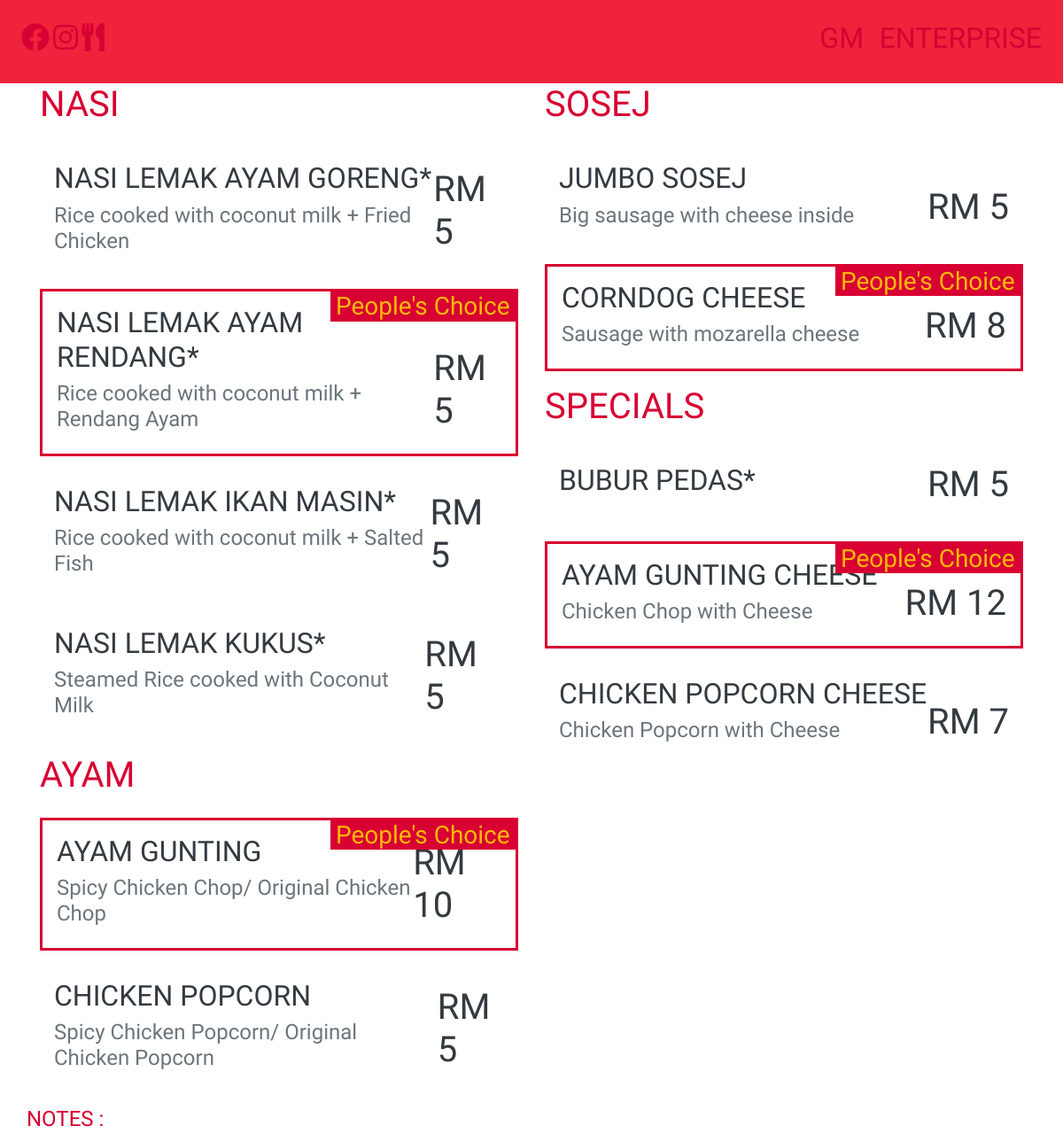
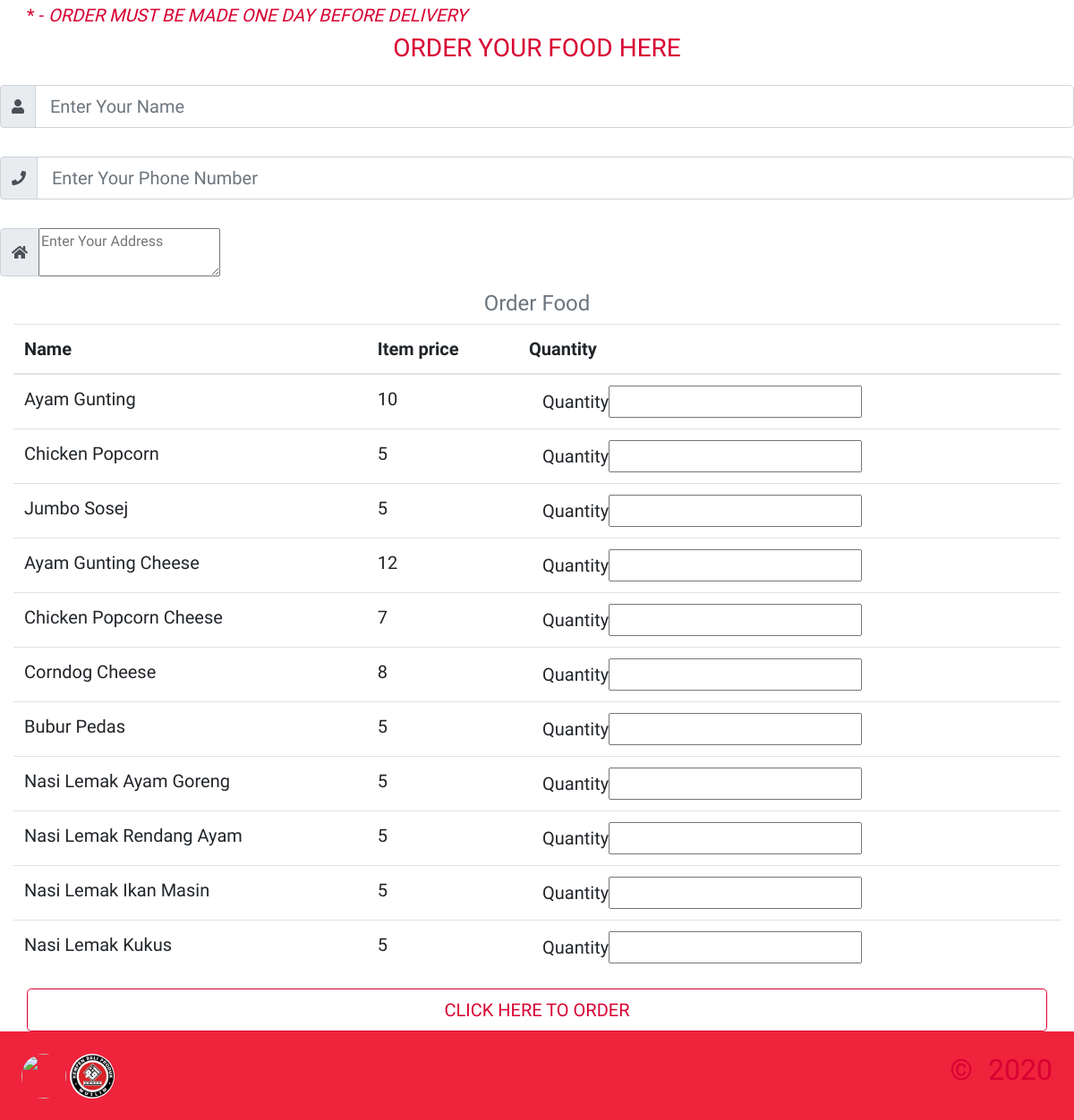
/orders.php, run on the app's committed database (2 pictures, top to bottom).
### tables this page shows
CREATE TABLE `food` (
  `id` int(20) NOT NULL,
  `name` varchar(255) NOT NULL,
  `price` int(20) NOT NULL
);

### orders.php (the view, shortened to what this page needs)
<?php
include 'connect.php';
include 'template-order.php';
?>
<!DOCTYPE html>
<html lang="en">
<head>
</head>
<body>
    <div>
        <h3 class="text-uppercase text-center primaryclr">Order your food here</h3>
        <div class="col s12">
            <form action="give-orders.php" method="post">
                <div class="row">
                    <div class="input-group my-3">
                                <div class="input-group-prepend">
                                    <span class="input-group-text" id="input-text">
                                        <i class="fas fa-user"></i>
                                    </span>
                                </div>
                                <input type="text" name="names" id="names" class="form-control form-control-lg" placeholder="Enter Your Name">
                            </div>
                            <div class="input-group my-3">
                                <div class="input-group-prepend">
                                    <span class="input-group-text" id="input-phone">
                                        <i class="fas fa-phone"></i>
                                    </span>
                                </div>
                                <input type="text" name="phone" id="phone" class="form-control form-control-lg" placeholder="Enter Your Phone Number">
                            </div>
                            <div class="input-group my-3">
                                <div class="input-group-prepend">
                                    <span class="input-group-text" id="input-address">
                                        <i class="fas fa-home"></i>
                                    </span>
                                </div>
                                <textarea name="address" id="address" placeholder="Enter Your Address"></textarea>
                            </div>
                    <div class="col s12 m4 l3">
                        <h4 class="text-capitalize text-center text-muted">Order food</h4>
                        <div class="tertiaryclr fnt-sze table-responsive">
                            <table id="data-cust" class="table display" cellspacing="0">
                                <thead>
                                    <tr>
                                        <th>Name</th>
                                        <th>Item price</th>
                                        <th>Quantity</th>
                                    </tr>
                                </thead>
                                <tbody>
                                    <?php
                                    $result = mysqli_query($conn, "SELECT * FROM food");
                                    while($row = mysqli_fetch_array($result))
                                    {
                                        echo '<tr><td>'.$row["name"].'</td><td>'.$row["price"].'</td>';
                                        echo '<td><div class="input-field col s12"><lable for='.$row["id"].' class="">Quantity</label>';
                                        echo '<input id="'.$row["id"].'" name="'.$row['id'].'" type="text" data-error=".errorTxt'.$row["id"].'"><div class="errorTxt'.$row["id"].'"></div></td></tr>';
                                    }
                                    ?>
                                </tbody>
                            </table>
                        </div>
                        <div class="input-field col s12">
                            <button type="submit" name="submit-order" class="btn btn-block btn-lg text-uppercase contact-btn">Click Here To Order</button>
                        </div>
                    </div>
                </div>
            </form>
        </div>
    </div>
</body>
<?php
include 'footer.php';
?>
</html>

### template-order.php (shortened to what this page needs)
<!DOCTYPE html>
<html lang="en">
<head>
    <link rel="stylesheet" href="css/bootstrap.min.css">
    <link rel="stylesheet" href="css/style.css">
    <link rel="stylesheet" href="magnific/magnific-popup.css">
    <link rel="stylesheet" href="https://stackpath.bootstrapcdn.com/font-awesome/4.7.0/css/font-awesome.min.css">
</head>
<body>
    <div class="container-fluid info p-3" id="top-icons">
        <div class="row">
            <div class="col d-flex justify-content-between align-items-baseline flex-wrap">
                <div class="info-icons p-2">
                    <a href="" class="mar-2 primaryclr"><i class="fab fa-facebook fa-2x"></i></a>
                    <a href="" class="mar-2 primaryclr"><i class="fab fa-instagram fa-2x"></i></a>
                    <a href="" class="mar-2 primaryclr"><i class="fas fa-utensils fa-2x"></i></a>
                </div>
                <h2 class="primaryclr p-2 text-capitalize">GM ENTERPRISE</h2>
            </div>
        </div>
    </div>
    <div class="container">
        <div class="row">
            <div class="col-md-6">
                <div class="row">
                    <div class="col">
                        <h1 class="primaryclr text-uppercase">Nasi</h1>
                    </div>
                </div>
                <div class="single-item d-flex justify-content-between my-3 p-3">
                    <div class="single-item-text">
                        <h2 class="text-uppercase text-dark">nasi lemak ayam goreng*</h2>
                        <h4 class="text-muted">Rice cooked with coconut milk + Fried Chicken</h4>
                    </div>
                    <div class="single-item-price align-self-end">
                        <h1 class="text-uppercase text-dark">RM 5</h1>
                    </div>
                </div>
                <div class="single-item d-flex justify-content-between my-3 p-3 special">
                    <div class="single-item-text">
                        <h2 class="text-uppercase text-dark">nasi lemak ayam rendang*</h2>
                        <h4 class="text-muted">Rice cooked with coconut milk + Rendang Ayam</h4>
                    </div>
                    <div class="single-item-price align-self-end">
                        <h1 class="text-uppercase text-dark">RM 5</h1>
                    </div>
                    <h3 class="special-text text-capitalize">people's choice</h3>
                </div>
                <div class="single-item d-flex justify-content-between my-3 p-3">
                    <div class="single-item-text">
                        <h2 class="text-uppercase text-dark">nasi lemak ikan masin*</h2>
                        <h4 class="text-muted">Rice cooked with coconut milk + Salted Fish</h4>
                    </div>
                    <div class="single-item-price align-self-end">
                        <h1 class="text-uppercase text-dark">RM 5</h1>
                    </div>
                </div>
                <div class="single-item d-flex justify-content-between my-3 p-3">
                    <div class="single-item-text">
                        <h2 class="text-uppercase text-dark">nasi lemak kukus*</h2>
                        <h4 class="text-muted">Steamed Rice cooked with Coconut Milk</h4>
                    </div>
                    <div class="single-item-price align-self-end">
                        <h1 class="text-uppercase text-dark">RM 5</h1>
                    </div>
                </div>
                <div class="row">
                    <div class="col">
                        <h1 class="primaryclr text-uppercase">ayam</h1>
                    </div>
                </div>
                <div class="single-item d-flex justify-content-between my-3 p-3 special">
                    <div class="single-item-text">
                        <h2 class="text-uppercase text-dark">ayam gunting</h2>
                        <h4 class="text-muted">Spicy Chicken Chop/ Original Chicken Chop</h4>
                    </div>
                    <div class="single-item-price align-self-end">
                        <h1 class="text-uppercase text-dark">RM 10</h1>
                    </div>
                    <h3 class="special-text text-capitalize">people's choice</h3>
                </div>
                <div class="single-item d-flex justify-content-between my-3 p-3">
                    <div class="single-item-text">
                        <h2 class="text-uppercase text-dark">chicken popcorn</h2>
                        <h4 class="text-muted">Spicy Chicken Popcorn/ Original Chicken Popcorn</h4>
                    </div>
                    <div class="single-item-price align-self-end">
                        <h1 class="text-uppercase text-dark">RM 5</h1>
                    </div>
                </div>
            </div>
            <div class="col-md-6">
                 <div class="row">
                    <div class="col">
                        <h1 class="primaryclr text-uppercase">sosej</h1>
                    </div>
                </div>
                <div class="single-item d-flex justify-content-between my-3 p-3">
                    <div class="single-item-text">
                        <h2 class="text-uppercase text-dark">jumbo sosej</h2>
                        <h4 class="text-muted">Big sausage with cheese inside</h4>
                    </div>
                    <div class="single-item-price align-self-end">
                        <h1 class="text-uppercase text-dark">RM 5</h1>
                    </div>
                </div>
                <div class="single-item d-flex justify-content-between my-3 p-3 special">
                    <div class="single-item-text">
                        <h2 class="text-uppercase text-dark">corndog cheese</h2>
                        <h4 class="text-muted">Sausage with mozarella cheese</h4>
                    </div>
                    <div class="single-item-price align-self-end">
                        <h1 class="text-uppercase text-dark">RM 8</h1>
                    </div>
                    <h3 class="special-text text-capitalize">people's choice</h3>
                </div>
                <div class="row">
                    <div class="col">
                        <h1 class="primaryclr text-uppercase">specials</h1>
                    </div>
                </div>
                <div class="single-item d-flex justify-content-between my-3 p-3">
                    <div class="single-item-text">
                        <h2 class="text-uppercase text-dark">bubur pedas*</h2>
                    </div>
                    <div class="single-item-price align-self-end">
                        <h1 class="text-uppercase text-dark">RM 5</h1>
                    </div>
                </div>
                <div class="single-item d-flex justify-content-between my-3 p-3 special">
                    <div class="single-item-text">
                        <h2 class="text-uppercase text-dark">ayam gunting cheese</h2>
                        <h4 class="text-muted">Chicken Chop with Cheese</h4>
                    </div>
                    <div class="single-item-price align-self-end">
                        <h1 class="text-uppercase text-dark">RM 12</h1>
                    </div>
                    <h3 class="special-text text-capitalize">people's choice</h3>
                </div>
                <div class="single-item d-flex justify-content-between my-3 p-3">
                    <div class="single-item-text">
                        <h2 class="text-uppercase text-dark">chicken popcorn cheese</h2>
                        <h4 class="text-muted">Chicken Popcorn with Cheese</h4>
                    </div>
                    <div class="single-item-price align-self-end">
                        <h1 class="text-uppercase text-dark">RM 7</h1>
                    </div>
                </div>
            </div>
            <strong class="primaryclr text-uppercase"><h4>Notes : </h4><h5>* - <i>Order must be made one day before delivery</i></h5></strong>
        </div>
    </div>
</body>
</html>

### footer.php (shortened to what this page needs)
<!DOCTYPE html>
<html lang="en">
<head>
    <link rel="stylesheet" href="css/bootstrap.min.css">
    <link rel="stylesheet" href="css/style.css">
    <link rel="stylesheet" href="magnific/magnific-popup.css">
    <link rel="stylesheet" href="https://stackpath.bootstrapcdn.com/font-awesome/4.7.0/css/font-awesome.min.css">
</head>
<body>
    <div class="container-fluid info p-3">
        <div class="row">
            <div class="col d-flex justify-content-between align-items-baseline flex-wrap">
                <div class="info-icons p-2">
                    <img class="pic-icon" src="image/halal.png" alt="">
                    <img class="pic-icon" src="image/kempenmuslim.jpg" alt="">
                </div>
                <h2 class="primaryclr p-2 text-uppercase">&copy; <?php echo date('Y'); ?> </h2>
            </div>
        </div>
    </div>
</body>
</html>

### css/style.css (style rules this page uses)
.info { background: #EF233C; }
body { font-family: 'Kaushan Script', cursive; color: #FFBA08; background: url(../image/chicchop.jpg)center/cover fixed no-repeat; }
.primaryclr { color:#D80032; }
.tertiaryclr { color: #242424; }
.fnt-sze { font-size: 20px; }
.info h2 { word-spacing: 0.6rem; }
.info a { transition: color 2s ease-in-out; }
.special { border: 3px solid #D80032; position: relative; }
.special-text { position: absolute; top: 0; right: 0%; background: #D80032; padding: 0 0.4rem; }
.contact-btn { color: #D80032; border-color: #D80032; background: transparent; transition: all 2s ease-in-out; }
.pic-icon { border-radius: 50%; height: 50px; width: 50px; }

### data on the page
food: name "Ayam Gunting", price "10"
food: name "Chicken Popcorn", price "5"
food: name "Jumbo Sosej", price "5"
food: name "Ayam Gunting Cheese", price "12"
food: name "Chicken Popcorn Cheese", price "7"
food: name "Corndog Cheese", price "8"
food: name "Bubur Pedas", price "5"
food: name "Nasi Lemak Ayam Goreng", price "5"
food: name "Nasi Lemak Rendang Ayam", price "5"
food: name "Nasi Lemak Ikan Masin", price "5"
food: name "Nasi Lemak Kukus", price "5"
